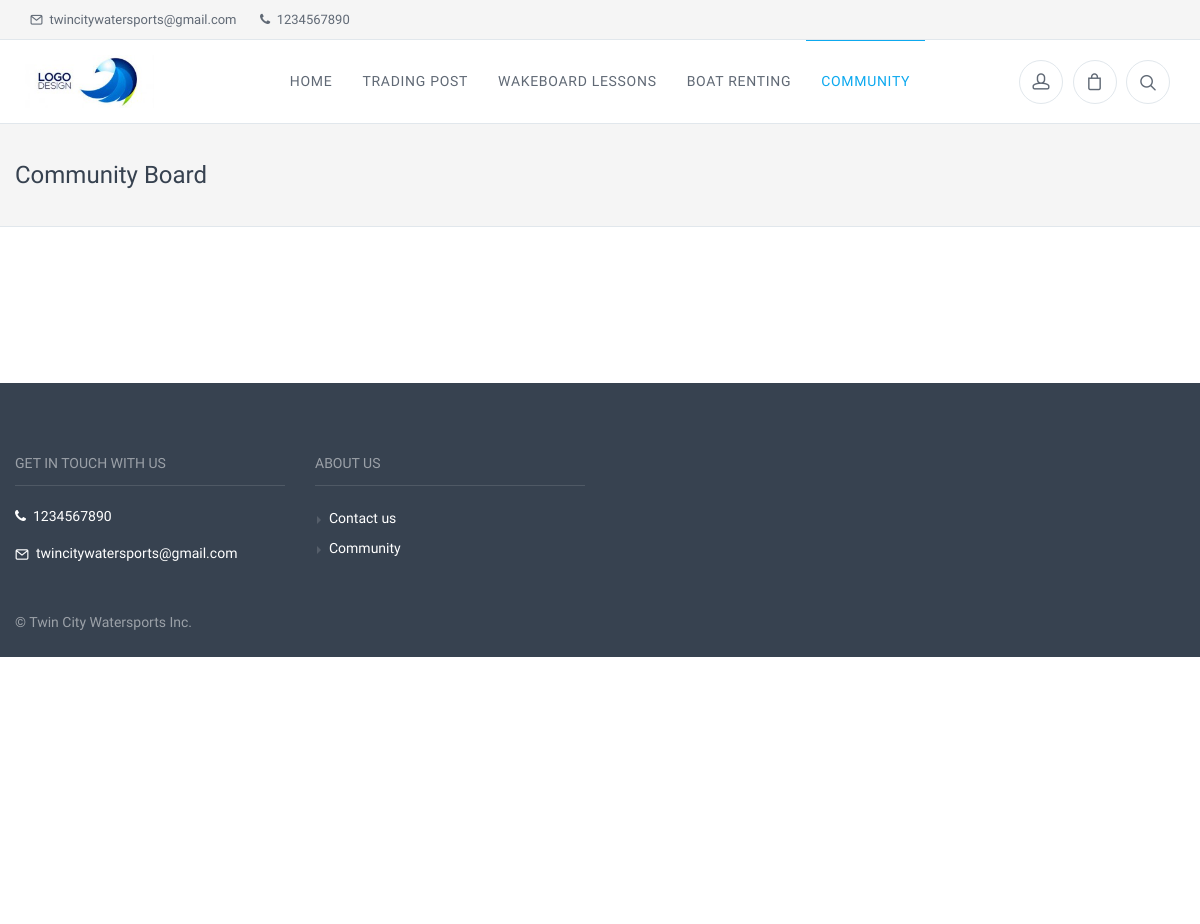
/blog/view_blogs/6, run on an earlier commit of the app's database.
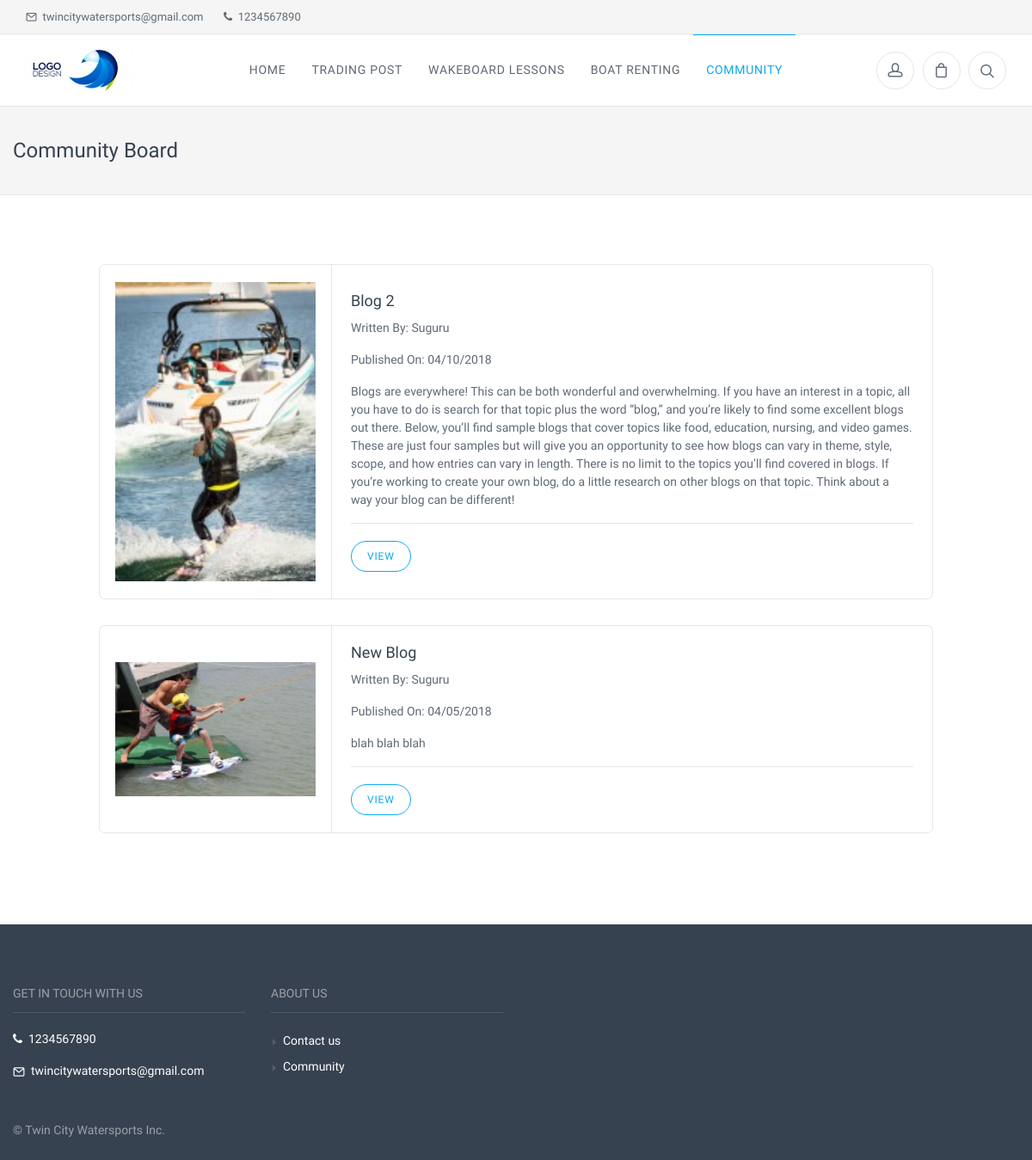
And on a later commit of the database.
### tables this page shows
CREATE TABLE `blog` (
  `id` int(11) NOT NULL,
  `blog_url` varchar(255) NOT NULL,
  `blog_title` varchar(255) NOT NULL,
  `blog_description` text NOT NULL,
  `blog_content` text NOT NULL,
  `date_published` int(11) NOT NULL,
  `author` varchar(65) NOT NULL,
  `video_name` varchar(255) NOT NULL,
  `status` int(11) NOT NULL
);

CREATE TABLE `blog_pics` (
  `id` int(11) NOT NULL,
  `blog_id` int(11) NOT NULL,
  `picture_name` varchar(60) NOT NULL,
  `priority` int(11) NOT NULL
);

### application/modules/templates/controllers/Templates.php (called while the page is built, shortened)
<?php
class Templates extends MX_Controller {
  function _draw_top_nav_bar() {
    $mysql_query = "SELECT * FROM admin_info WHERE id = 1";
    $admin = $this->db->query($mysql_query)->row();
    $logo_name = $admin->logo_name;
    $data['logo_path'] = base_url().'/media/logos/'.$logo_name;
    $this->load->view('top_nav', $data);
  }
  function public_bootstrap($data) {
    if (!isset($data['view_module'])) {
      $data['view_module'] = $this->uri->segment(1);
    }
    $this->load->module('site_security');
    $this->load->module('site_settings');
    $data['customer_id'] = $this->site_security->_get_user_id();
    $data['our_company'] = $this->site_settings->_get_our_company_name();
    $this->load->view('public_bootstrap', $data);
  }
}

### application/modules/blog/controllers/Blog.php (called while the page is built, shortened)
<?php
class Blog extends MX_Controller {
  function view_blogs() {
    $use_limit = false;
    $mysql_query = $this->_get_mysql_query_for_blogs($use_limit);
    $query = $this->_custom_query($mysql_query);
    $pagination_data['template'] = "unishop";
    $pagination_data['target_base_url'] = $this->get_target_pagination_base_url();
    $pagination_data['total_rows'] = $query->num_rows();
    $pagination_data['offset_segment'] = 4;
    $pagination_data['limit'] = $this->get_pagination_limit("main");
    $data['pagination'] = $this->custom_pagination->_generate_pagination($pagination_data);
    $data['query'] = $query;
    $data['view_file'] = "view_blogs";
    $this->templates->public_bootstrap($data);
  }
  function _get_mysql_query_for_blogs($use_limit) {
    $mysql_query = "SELECT DISTINCT * FROM blog WHERE status = 1 ORDER BY date_published DESC";
    if ($use_limit == true) {
      $limit = $this->get_pagination_limit("main");
      $offset = $this->_get_pagination_offset();
      $mysql_query.= " LIMIT ".$offset.", ".$limit;
    }
    return $mysql_query;
  }
  function get_pagination_limit($location) {
    if ($location == "main")
    $limit = 6;
    else if ($location == "admin")
    $limit = 20;
    return $limit;
  }
  function _get_pagination_offset() {
    $offset = $this->uri->segment(4);
    if (!is_numeric($offset)) {
      $offset = 0;
    }
    return $offset;
  }
  function get_target_pagination_base_url() {
    $first_bit = $this->uri->segment(1);
    $second_bit = $this->uri->segment(2);
    $third_bit = $this->uri->segment(3);
    $target_base_url = base_url().$first_bit."/".$second_bit."/".$third_bit;
    return $target_base_url;
  }
  function _custom_query($mysql_query)
  {
    $query = $this->mdl_blog->_custom_query($mysql_query);
    return $query;
  }
}

### index.php (called while the page is built, shortened)
<?php
require_once BASEPATH.'core/CodeIgniter.php';

### application/third_party/MX/Controller.php (called while the page is built, shortened)
<?php (defined('BASEPATH')) OR exit('No direct script access allowed');
class MX_Controller
{
	public function __construct()
	{
		$this->load = clone load_class('Loader');
	}
	public function __get($class)
	{
		return CI::$APP->$class;
	}
}

### application/third_party/MX/Router.php (called while the page is built, shortened)
<?php (defined('BASEPATH')) OR exit('No direct script access allowed');
require dirname(__FILE__).'/Modules.php';
class MX_Router extends CI_Router
{
	public $module;
	public function fetch_module()
	{
		return $this->module;
	}
	public function locate($segments)
	{
		$ext = $this->config->item('controller_suffix').EXT;
		list($module, $directory, $controller) = array_pad($segments, 3, NULL);
		foreach (Modules::$locations as $location => $offset)
		{
			if (is_dir($source = $location.$module.'/controllers/'))
			{
				$this->module = $module;
				if(is_file($source.ucfirst($module).$ext))
				{
					return $segments;
				}
			}
		}
	}
}

### application/third_party/MX/Modules.php (called while the page is built, shortened)
<?php (defined('BASEPATH')) OR exit('No direct script access allowed');
class Modules
{
	public static $routes, $registry, $locations;
	public static function load_file($file, $path, $type = 'other', $result = TRUE)
	{
		$file = str_replace(EXT, '', $file);
		$location = $path.$file.EXT;
		return $result;
	}
	public static function find($file, $module, $base)
	{
		$segments = explode('/', $file);
		$file = array_pop($segments);
		$file_ext = (pathinfo($file, PATHINFO_EXTENSION)) ? $file : $file.EXT;
		$path = ltrim(implode('/', $segments).'/', '/');
		$module ? $modules[$module] = $path : $modules = array();
		if ( ! empty($segments))
		{
			$modules[array_shift($segments)] = ltrim(implode('/', $segments).'/','/');
		}
		foreach (Modules::$locations as $location => $offset)
		{
			foreach($modules as $module => $subpath)
			{
				$fullpath = $location.$module.'/'.$base.$subpath;
				if ($base == 'libraries/' OR $base == 'models/')
				{
					if(is_file($fullpath.ucfirst($file_ext))) return array($fullpath, ucfirst($file));
				}
				else
				if (is_file($fullpath.$file_ext)) return array($fullpath, $file);
			}
		}
		return array(FALSE, $file);
	}
}

### application/modules/admin_info/models/Mdl_admin_info.php (called while the page is built, shortened)
<?php if ( ! defined('BASEPATH')) exit('No direct script access allowed');
class Mdl_admin_info extends CI_Model {
  function get_table() {
    $table = "admin_info";
    return $table;
  }
  function get_where($id){
    $table = $this->get_table();
    $this->db->where('id', $id);
    $query=$this->db->get($table);
    return $query;
  }
}

### application/modules/admin_info/controllers/admin_info.php (called while the page is built, shortened)
<?php
class Admin_info extends MX_Controller {
  function get_admin_info() {
    $query = $this->get_where(1);
    $data = $query->row();
    return $data;
  }
  function get_where($admin_id) {
    $query = $this->mdl_admin_info->get_where($admin_id);
    return $query;
  }
}

### application/modules/blog/models/Mdl_blog.php (called while the page is built, shortened)
<?php if ( ! defined('BASEPATH')) exit('No direct script access allowed');
class Mdl_blog extends CI_Model {
  function _custom_query($mysql_query) {
    $query = $this->db->query($mysql_query);
    return $query;
  }
}

### application/modules/blog_pics/models/Mdl_blog_pics.php (called while the page is built, shortened)
<?php if ( ! defined('BASEPATH')) exit('No direct script access allowed');
class Mdl_blog_pics extends CI_Model {
  function get_table() {
    $table = "blog_pics";
    return $table;
  }
  function get_where_custom($col, $value) {
    $table = $this->get_table();
    $this->db->where($col, $value);
    $query=$this->db->get($table);
    return $query;
  }
}

### application/modules/blog_pics/controllers/Blog_pics.php (called while the page is built, shortened)
<?php
class Blog_pics extends MX_Controller {
  function get_where_custom($col, $value) {
    $query = $this->mdl_blog_pics->get_where_custom($col, $value);
    return $query;
  }
}

### application/modules/timedate/controllers/Timedate.php (called while the page is built, shortened)
<?php
class Timedate extends MX_Controller {
  function get_date($timestamp, $format) {
    switch ($format) {
      case 'datepicker_us':
      $the_date = date('m\/d\/Y', $timestamp);
      break;
    }
    return $the_date;
  }
}

### application/modules/blog/views/view_blogs.php (the view, shortened to what the rows shown need)
<div class="page-title">
  <div class="container">
    <div class="column">
      <h1>Community Board</h1>
    </div>
  </div>
</div>
<div class="container padding-bottom-3x mb-1">
  <div class="row justify-content-center">
    <div class="col-lg-10">
      <?php
      foreach ($query->result() as $row) {
        $blog_id = $row->id;
        $blog_title = $row->blog_title;
        $blog_description = $row->blog_description;
        $blog_url = base_url()."blog/view_blog/".$row->blog_url;
        $date_published = $this->timedate->get_date($row->date_published, "datepicker_us");
        $author = $row->author;
        $picture_query = $this->blog_pics->get_where_custom("blog_id", $blog_id);
        if ($picture_query->num_rows() > 0) {
          $picture_name = $picture_query->row(0)->picture_name;
        } else {
          $picture_name = "";
        }
        $picture_src = base_url().'media/blog_small_pics/'.$picture_name;
        ?>
        <div class="product-card product-list"><a class="product-thumb" href="<?= $blog_url ?>">
          <img src="<?= $picture_src ?>" alt="<?= $blog_title ?>"></a>
          <div class="product-info">
            <h3 class="product-title"><a href="<?= $blog_url ?>"><?= $blog_title ?></a></h3>
            <p><span class="text-medium">Written By:&nbsp;</span><?= $author ?></p>
            <p><span class="text-medium">Published On:&nbsp;</span><?= $date_published ?></p>
            <p class="hidden-xs-down"><?= $blog_description ?></p>
            <div class="product-buttons">
              <a href="<?= $blog_url ?>" class="btn btn-outline-primary btn-sm">View</a>
            </div>
          </div>
        </div>
        <?php } ?>
    </div>
  </div>
</div>

### application/modules/templates/views/top_bar.php (shortened to what the rows shown need)
<?php
$admin = $this->admin_info->get_admin_info();
if (isset($admin->phone)) {
  $phone = $admin->phone;
} else {
  $phone = "";
}
if (isset($admin->email)) {
  $email = $admin->email;
} else {
  $email = "";
}
?>
<div class="topbar">
  <div class="topbar-column">
    <?php
    if ($email != "") {
      ?>
      <a class="hidden-md-down" href="mailto:<?= $email ?>">
        <i class="icon-mail"></i>&nbsp; <?= $email ?>
      </a>
      <?php
    }
    if ($phone != "") {
      ?>
      <a class="hidden-md-down" href="tel:<?= $phone ?>">
        <i class="fa fa-phone"></i>&nbsp; <?= $phone ?>
      </a>
      <?php
    }
      ?>
  </div>
</div>

### application/modules/templates/views/footer.php (shortened to what the rows shown need)
<?php
$admin = $this->admin_info->get_admin_info();
if (isset($admin->phone)) {
  $phone = $admin->phone;
} else {
  $phone = "";
}
if (isset($admin->email)) {
  $email = $admin->email;
} else {
  $email = "";
}
if (isset($admin->company_name)) {
  $company_name = $admin->company_name;
} else {
  $company_name = "";
}
?>
<footer class="site-footer">
  <div class="container">
    <div class="row">
      <div class="col-lg-3 col-md-6">
        <section class="widget widget-light-skin">
          <?php
          if ($phone != "") {
            ?>
            <p ><a class="navi-link-light" href="tel:<?= $phone ?>"><i class="fa fa-phone"></i>&nbsp;&nbsp;<?= $phone ?></a></p>
            <?php
          }
          if ($email != "") {
            ?>
            <p><a class="navi-link-light" href="mailto:<?= $email ?>"><i class="icon-mail"></i>&nbsp;&nbsp;<?= $email ?></a></p>
            <?php
          }
            ?>
        </section>
      </div>
      <div class="col-lg-3 col-md-6">
      </div>
      </div>
      <?php
      if ($company_name != "") {
      ?>
      <p class="footer-copyright">© <?= $company_name ?></p>
      <?php
    }
      ?>
    </div>
  </footer>

What changed in the data, as far as the page shows it:
now on this page (row edited): blog: blog_pics.picture_name (picture), blog_title "Blog 2", author "Suguru", date_published "04/10/2018", blog_description "Blogs are everywhere! This can be both wonderful and overwhelming. If you have an interest in a topic, all you have to do is search for that topic plus the word “blog,” and you’re likely to find some excellent blogs out there. Below, you’ll find sample blogs that cover topics like food, education, nursing, and video games. These are just four samples but will give you an opportunity to see how blogs can vary in theme, style, scope, and how entries can vary in length. There is no limit to the topics you’ll find covered in blogs. If you’re working to create your own blog, do a little research on other blogs on that topic. Think about a way your blog can be different!"
now on this page (row edited): blog: blog_pics.picture_name (picture), blog_title "New Blog", author "Suguru", date_published "04/05/2018", blog_description "blah blah blah"
